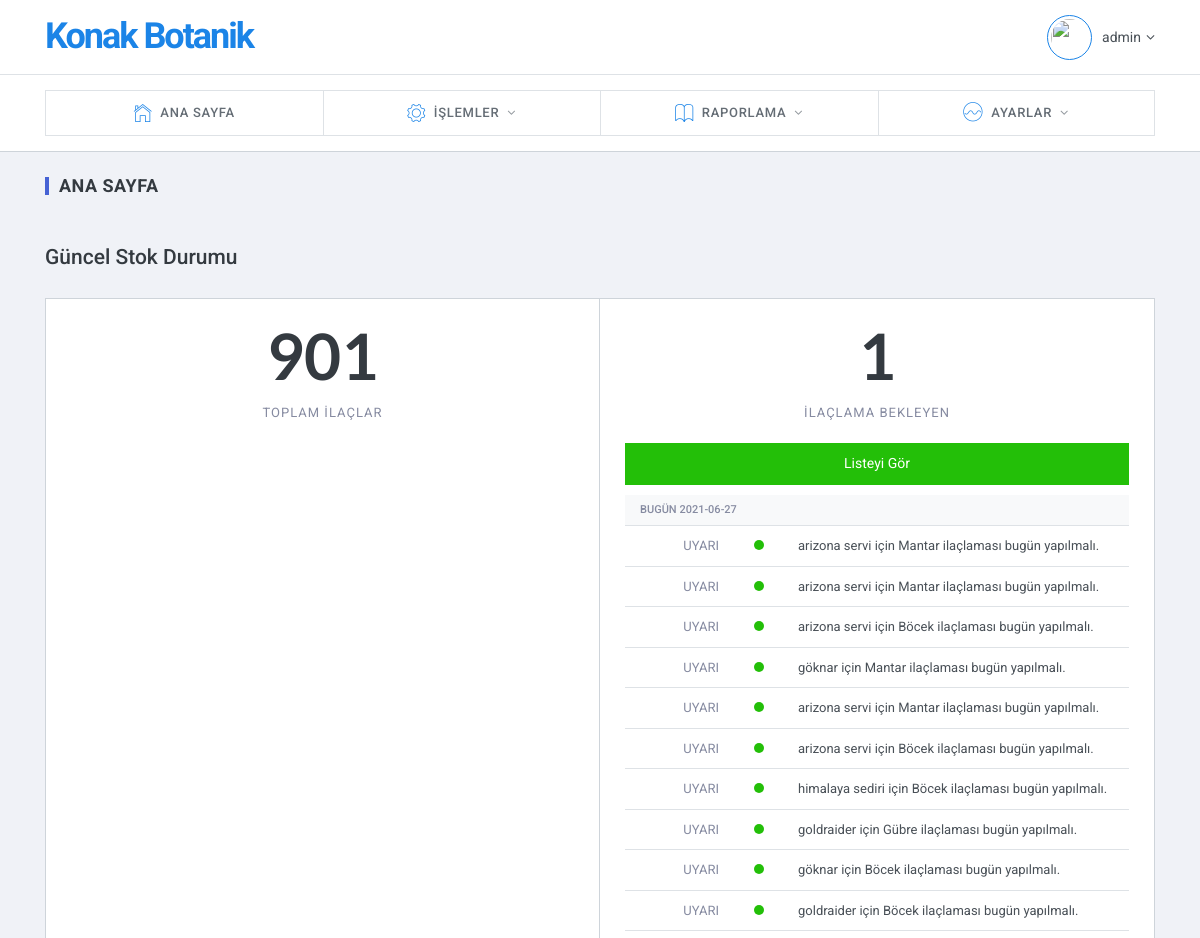
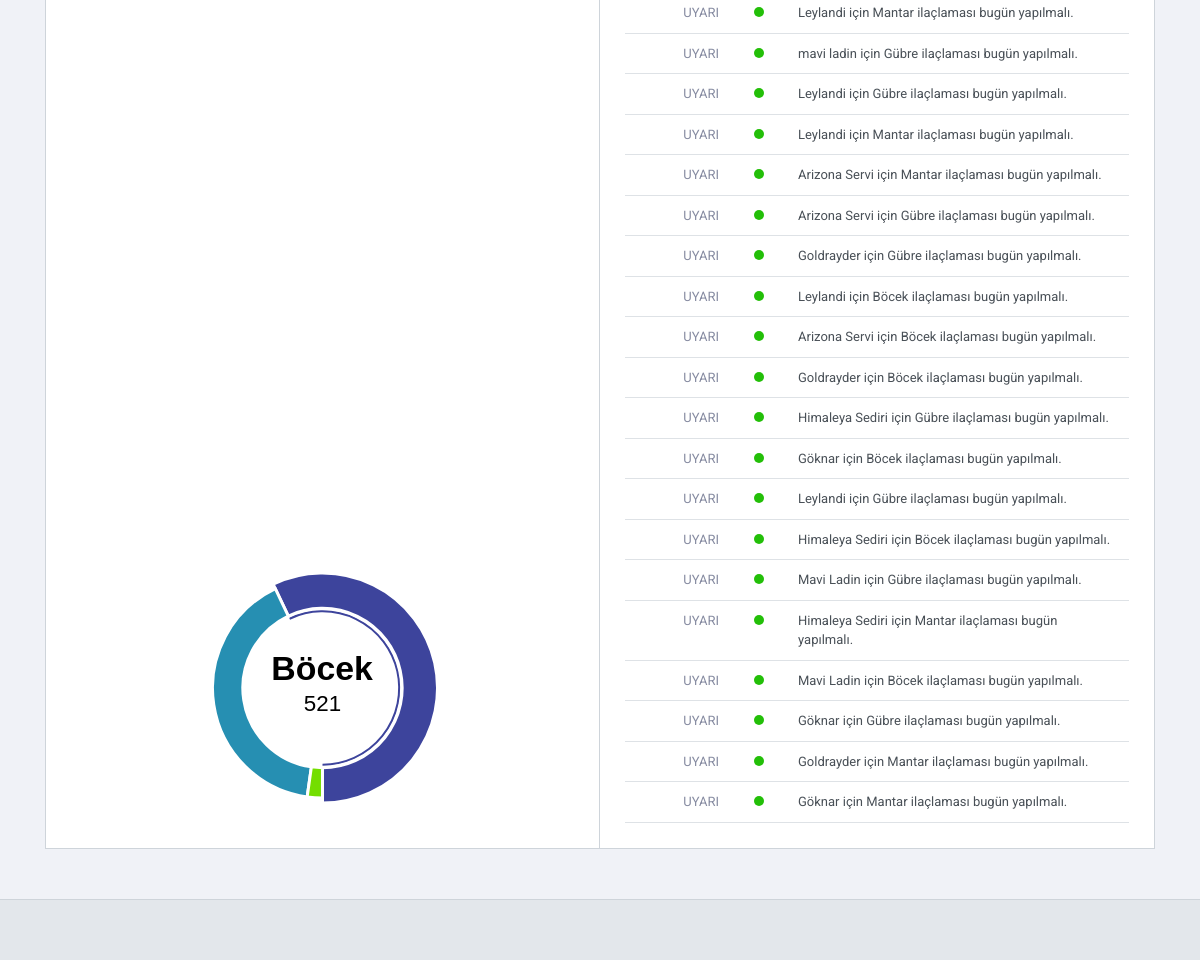
The app's page /sistem/index.php (signed in) with its own data (2 pictures, top to bottom).
### tables this page shows
CREATE TABLE `bildirimler` (
  `id` int(11) NOT NULL,
  `uyari` varchar(255) NOT NULL,
  `tarih` date NOT NULL
);

### sistem/index.php (the view, shortened to what this page needs)
 <?php include 'header.php'; ?>
 <?php
$query = $db->query("SELECT * FROM ilac", PDO::FETCH_ASSOC);
if ( $query->rowCount() ){
     foreach( $query as $row ){
          if ($row['ilac_adi'] == "Böcek") {
           $bocek = $row['ilac_miktar'];
          }elseif ($row['ilac_adi'] == "Mantar") {
            $mantar = $row['ilac_miktar'];
          }else{
             $gubre = $row['ilac_miktar'];
          }
     }
     $toplamilac = $bocek + $gubre + $mantar;
}
$bitkisayac = 0;
$query = $db->query("SELECT * FROM bitki", PDO::FETCH_ASSOC);
if ( $query->rowCount() ){
     foreach( $query as $row ){
     	if ($row['son_mantar'] == "0000-00-00" || $row['son_gubre'] == "0000-00-00" || $row['son_bocek'] == "0000-00-00") {
     		$bitkisayac++;
     	}
          }
     }
 ?>
 <div class="slim-mainpanel">
      <div class="container">
        <div class="slim-pageheader">
          <h6 class="slim-pagetitle">Ana Sayfa</h6>
        </div>
	<div class="report-summary-header">
          <div>
            <h4 class="tx-inverse mg-b-3">Güncel Stok Durumu</h4>
          </div>
        </div>
        <div class="row no-gutters dashboard-chart-one">
          <div class="col-md-12 col-lg-6">
            <div class="card card-total">
              <div>
                <h1><?php echo $toplamilac; ?></h1>
                <p>Toplam İlaçlar</p>
              </div>
              <div>
              <div class="pd-y-10"><div id="ilacgrafik" class="ht-200 ht-sm-250"></div></div>
              </div>
            </div>
          </div>
          <div class="col-md-12 col-lg-6">
            <div class="card card-total">
              <div>
                <h1><?php echo $bitkisayac; ?></h1>
                <p>İlaçlama Bekleyen</p>
               <a href="bitkilistesi.php"><button class="btn btn-success btn-block mg-b-10">Listeyi Gör</button></a>
              </div>
              <div>
<div class="dropdown-activity-list">
                <div class="activity-label">Bugün <?php echo date('Y-m-d') ?></div>
                <?php
                $query = $db->query("SELECT * FROM bildirimler", PDO::FETCH_ASSOC);
if ( $query->rowCount() ){
     foreach( $query as $row ){
          echo '<div class="activity-item">
                  <div class="row no-gutters">
                    <div class="col-2 tx-right">UYARI</div>
                    <div class="col-2 tx-center"><span class="square-10 bg-success"></span></div>
                    <div class="col-8">'.$row['uyari'].'</div>
                  </div>
                </div>';
     }
}
                 ?>
              </div>
              </div>
            </div>
          </div>
        </div>
      </div>
    </div>
     <?php include 'footer.php'; ?>

### sistem/header.php (shortened to what this page needs)
<!DOCTYPE html>
<html lang="en">
  <head>
    <link href="../lib/font-awesome/css/font-awesome.css" rel="stylesheet">
    <link href="../lib/Ionicons/css/ionicons.css" rel="stylesheet">
    <link href="../lib/morris.js/css/morris.css" rel="stylesheet">
    <link rel="stylesheet" href="../css/slim.css">
  </head>
  <body>
    <div class="slim-header">
      <div class="container">
        <div class="slim-header-left">
          <h2 class="slim-logo"><a href="index.php">Konak<span> Botanik</span></a></h2>
        </div>
        <div class="slim-header-right">
          <div class="dropdown dropdown-c">
            <a href="#" class="logged-user" data-toggle="dropdown">
              <img src="https://img.icons8.com/color/500/user.png" alt="">
              <span><?php echo $_SESSION['name']; ?></span>
              <i class="fa fa-angle-down"></i>
            </a>
          </div>
        </div>
      </div>
    </div>
    <div class="slim-navbar">
      <div class="container">
        <?php include 'menu.php'; ?>
      </div>
    </div>

### sistem/menu.php (shortened to what this page needs)
<ul class="nav">
          <li class="nav-item">
            <a class="nav-link" href="index.php">
              <i class="icon ion-ios-home-outline"></i>
              <span>Ana Sayfa</span>
            </a>
          </li>
          <li class="nav-item with-sub">
            <a class="nav-link" href="#" data-toggle="dropdown">
              <i class="icon ion-ios-gear-outline"></i>
              <span>İşlemler</span>
            </a>
          </li>
          <li class="nav-item with-sub">
            <a class="nav-link" href="#">
              <i class="icon ion-ios-book-outline"></i>
              <span>Raporlama</span>
            </a>
          </li>
          <li class="nav-item with-sub">
            <a class="nav-link" href="#">
              <i class="icon ion-ios-analytics-outline"></i>
              <span>Ayarlar</span>
            </a>
          </li>
        </ul>

### sistem/footer.php (shortened to what this page needs)
<div class="slim-footer">
      <div class="container">
      </div>
    </div>
  </body>
</html>

### records on screen
bildirimler: uyari "arizona servi için Mantar ilaçlaması bugün yapılmalı."
bildirimler: uyari "arizona servi için Mantar ilaçlaması bugün yapılmalı."
bildirimler: uyari "arizona servi için Böcek ilaçlaması bugün yapılmalı."
bildirimler: uyari "göknar için Mantar ilaçlaması bugün yapılmalı."
bildirimler: uyari "arizona servi için Mantar ilaçlaması bugün yapılmalı."
bildirimler: uyari "arizona servi için Böcek ilaçlaması bugün yapılmalı."
bildirimler: uyari "himalaya sediri için Böcek ilaçlaması bugün yapılmalı."
bildirimler: uyari "goldraider için Gübre ilaçlaması bugün yapılmalı."
bildirimler: uyari "göknar için Böcek ilaçlaması bugün yapılmalı."
bildirimler: uyari "goldraider için Böcek ilaçlaması bugün yapılmalı."
bildirimler: uyari "Leylandi için Mantar ilaçlaması bugün yapılmalı."
bildirimler: uyari "mavi ladin için Gübre ilaçlaması bugün yapılmalı."
bildirimler: uyari "Leylandi için Gübre ilaçlaması bugün yapılmalı."
bildirimler: uyari "Leylandi için Mantar ilaçlaması bugün yapılmalı."
bildirimler: uyari "Arizona Servi için Mantar ilaçlaması bugün yapılmalı."
bildirimler: uyari "Arizona Servi için Gübre ilaçlaması bugün yapılmalı."
bildirimler: uyari "Goldrayder için Gübre ilaçlaması bugün yapılmalı."
bildirimler: uyari "Leylandi için Böcek ilaçlaması bugün yapılmalı."
bildirimler: uyari "Arizona Servi için Böcek ilaçlaması bugün yapılmalı."
bildirimler: uyari "Goldrayder için Böcek ilaçlaması bugün yapılmalı."
bildirimler: uyari "Himaleya Sediri için Gübre ilaçlaması bugün yapılmalı."
bildirimler: uyari "Göknar için Böcek ilaçlaması bugün yapılmalı."
bildirimler: uyari "Leylandi için Gübre ilaçlaması bugün yapılmalı."
bildirimler: uyari "Himaleya Sediri için Böcek ilaçlaması bugün yapılmalı."
bildirimler: uyari "Mavi Ladin için Gübre ilaçlaması bugün yapılmalı."
bildirimler: uyari "Himaleya Sediri için Mantar ilaçlaması bugün yapılmalı."
bildirimler: uyari "Mavi Ladin için Böcek ilaçlaması bugün yapılmalı."
bildirimler: uyari "Göknar için Gübre ilaçlaması bugün yapılmalı."
bildirimler: uyari "Goldrayder için Mantar ilaçlaması bugün yapılmalı."
bildirimler: uyari "Göknar için Mantar ilaçlaması bugün yapılmalı."

### other values on screen
$_SESSION['name'] "admin"
$toplamilac "901"
$bitkisayac "1"
